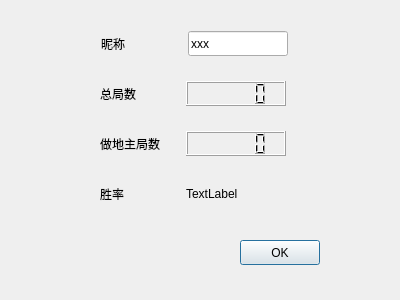
<?xml version="1.0" encoding="UTF-8"?>
<ui version="4.0">
 <class>playerinfo_dialog</class>
 <widget class="QDialog" name="playerinfo_dialog">
  <property name="geometry">
   <rect>
    <x>0</x>
    <y>0</y>
    <width>400</width>
    <height>300</height>
   </rect>
  </property>
  <property name="minimumSize">
   <size>
    <width>400</width>
    <height>300</height>
   </size>
  </property>
  <property name="maximumSize">
   <size>
    <width>400</width>
    <height>300</height>
   </size>
  </property>
  <property name="windowTitle">
   <string>个人信息</string>
  </property>
  <widget class="QPushButton" name="pushButton_ok">
   <property name="geometry">
    <rect>
     <x>240</x>
     <y>240</y>
     <width>80</width>
     <height>25</height>
    </rect>
   </property>
   <property name="minimumSize">
    <size>
     <width>80</width>
     <height>25</height>
    </size>
   </property>
   <property name="maximumSize">
    <size>
     <width>80</width>
     <height>25</height>
    </size>
   </property>
   <property name="text">
    <string>OK</string>
   </property>
  </widget>
  <widget class="QWidget" name="layoutWidget">
   <property name="geometry">
    <rect>
     <x>100</x>
     <y>30</y>
     <width>191</width>
     <height>27</height>
    </rect>
   </property>
   <layout class="QHBoxLayout" name="horizontalLayout">
    <item>
     <widget class="QLabel" name="label_gamename">
      <property name="minimumSize">
       <size>
        <width>80</width>
        <height>25</height>
       </size>
      </property>
      <property name="maximumSize">
       <size>
        <width>80</width>
        <height>25</height>
       </size>
      </property>
      <property name="text">
       <string>昵称</string>
      </property>
     </widget>
    </item>
    <item>
     <widget class="QLineEdit" name="lineEdit_gamename">
      <property name="minimumSize">
       <size>
        <width>100</width>
        <height>25</height>
       </size>
      </property>
      <property name="maximumSize">
       <size>
        <width>100</width>
        <height>25</height>
       </size>
      </property>
      <property name="text">
       <string>xxx</string>
      </property>
     </widget>
    </item>
   </layout>
  </widget>
  <widget class="QWidget" name="layoutWidget">
   <property name="geometry">
    <rect>
     <x>100</x>
     <y>80</y>
     <width>188</width>
     <height>27</height>
    </rect>
   </property>
   <layout class="QHBoxLayout" name="horizontalLayout_2">
    <item>
     <widget class="QLabel" name="label_total_gametimes">
      <property name="minimumSize">
       <size>
        <width>80</width>
        <height>25</height>
       </size>
      </property>
      <property name="maximumSize">
       <size>
        <width>80</width>
        <height>25</height>
       </size>
      </property>
      <property name="text">
       <string>总局数</string>
      </property>
     </widget>
    </item>
    <item>
     <widget class="QLCDNumber" name="lcdNumber_total_gametimes">
      <property name="minimumSize">
       <size>
        <width>100</width>
        <height>25</height>
       </size>
      </property>
      <property name="maximumSize">
       <size>
        <width>100</width>
        <height>25</height>
       </size>
      </property>
     </widget>
    </item>
   </layout>
  </widget>
  <widget class="QWidget" name="layoutWidget">
   <property name="geometry">
    <rect>
     <x>100</x>
     <y>180</y>
     <width>188</width>
     <height>27</height>
    </rect>
   </property>
   <layout class="QHBoxLayout" name="horizontalLayout_3">
    <item>
     <widget class="QLabel" name="label_winpercent">
      <property name="minimumSize">
       <size>
        <width>80</width>
        <height>25</height>
       </size>
      </property>
      <property name="maximumSize">
       <size>
        <width>80</width>
        <height>25</height>
       </size>
      </property>
      <property name="text">
       <string>胜率</string>
      </property>
     </widget>
    </item>
    <item>
     <widget class="QLabel" name="label_show_winpercent">
      <property name="minimumSize">
       <size>
        <width>100</width>
        <height>25</height>
       </size>
      </property>
      <property name="maximumSize">
       <size>
        <width>100</width>
        <height>25</height>
       </size>
      </property>
      <property name="text">
       <string>TextLabel</string>
      </property>
     </widget>
    </item>
   </layout>
  </widget>
  <widget class="QWidget" name="layoutWidget">
   <property name="geometry">
    <rect>
     <x>100</x>
     <y>130</y>
     <width>188</width>
     <height>27</height>
    </rect>
   </property>
   <layout class="QHBoxLayout" name="horizontalLayout_4">
    <item>
     <widget class="QLabel" name="label_dizhu_gametimes">
      <property name="minimumSize">
       <size>
        <width>80</width>
        <height>25</height>
       </size>
      </property>
      <property name="maximumSize">
       <size>
        <width>80</width>
        <height>25</height>
       </size>
      </property>
      <property name="text">
       <string>做地主局数</string>
      </property>
     </widget>
    </item>
    <item>
     <widget class="QLCDNumber" name="lcdNumber_dizhu_gametimes">
      <property name="minimumSize">
       <size>
        <width>100</width>
        <height>25</height>
       </size>
      </property>
      <property name="maximumSize">
       <size>
        <width>100</width>
        <height>25</height>
       </size>
      </property>
     </widget>
    </item>
   </layout>
  </widget>
  <zorder>layoutWidget</zorder>
  <zorder>layoutWidget</zorder>
  <zorder>layoutWidget</zorder>
  <zorder>layoutWidget</zorder>
  <zorder>pushButton_ok</zorder>
 </widget>
 <resources/>
 <connections/>
</ui>
